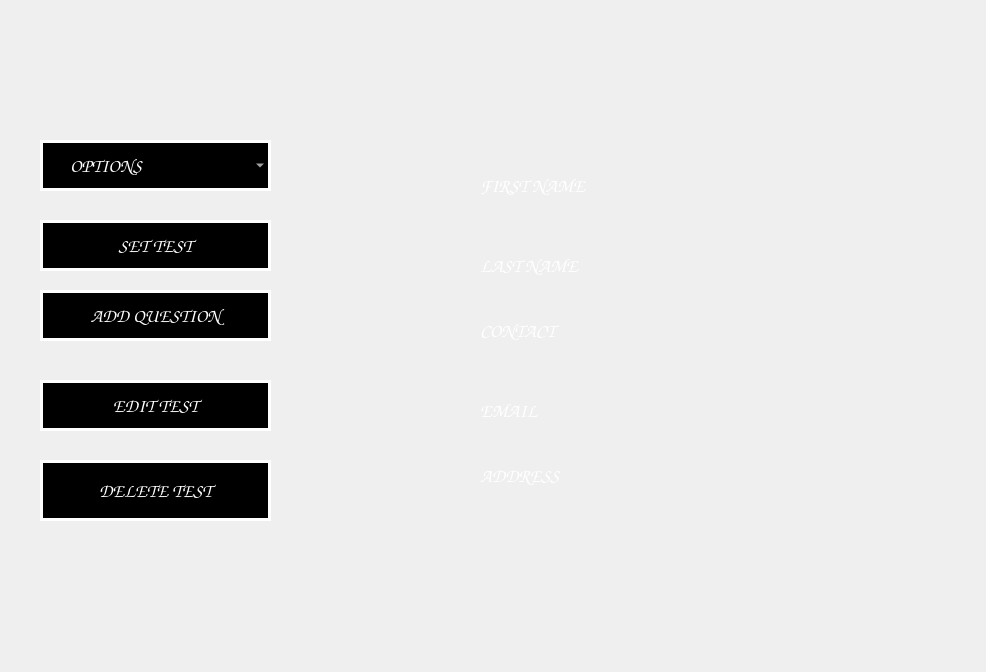
<?xml version="1.0" encoding="UTF-8"?>
<ui version="4.0">
 <class>TeacherProfile</class>
 <widget class="QWidget" name="TeacherProfile">
  <property name="geometry">
   <rect>
    <x>0</x>
    <y>0</y>
    <width>986</width>
    <height>672</height>
   </rect>
  </property>
  <property name="windowTitle">
   <string>TeacherProfile</string>
  </property>
  <widget class="QLabel" name="topLabel">
   <property name="geometry">
    <rect>
     <x>240</x>
     <y>30</y>
     <width>411</width>
     <height>51</height>
    </rect>
   </property>
   <property name="font">
    <font>
     <family>Colonna MT</family>
     <pointsize>26</pointsize>
     <weight>75</weight>
     <bold>true</bold>
    </font>
   </property>
   <property name="styleSheet">
    <string notr="true">color:white;</string>
   </property>
   <property name="text">
    <string/>
   </property>
   <property name="alignment">
    <set>Qt::AlignCenter</set>
   </property>
  </widget>
  <widget class="QPushButton" name="setTestButton">
   <property name="geometry">
    <rect>
     <x>40</x>
     <y>220</y>
     <width>231</width>
     <height>51</height>
    </rect>
   </property>
   <property name="font">
    <font>
     <family>Comic Sans MS</family>
     <pointsize>14</pointsize>
     <weight>75</weight>
     <bold>true</bold>
    </font>
   </property>
   <property name="styleSheet">
    <string notr="true">border-image:none;
color:white;
background-color:inherit;
border:3px solid white;</string>
   </property>
   <property name="text">
    <string>SET TEST</string>
   </property>
  </widget>
  <widget class="QComboBox" name="optionComboBox">
   <property name="geometry">
    <rect>
     <x>40</x>
     <y>140</y>
     <width>231</width>
     <height>51</height>
    </rect>
   </property>
   <property name="font">
    <font>
     <family>Comic Sans MS</family>
     <pointsize>14</pointsize>
     <weight>75</weight>
     <bold>true</bold>
    </font>
   </property>
   <property name="styleSheet">
    <string notr="true">border-image:none;
color:white;
background-color:inherit;
border:3px solid white;</string>
   </property>
   <item>
    <property name="text">
     <string>      OPTIONS</string>
    </property>
   </item>
   <item>
    <property name="text">
     <string>EDIT PROFILE</string>
    </property>
   </item>
   <item>
    <property name="text">
     <string>CHANGE PASSWORD</string>
    </property>
   </item>
   <item>
    <property name="text">
     <string>LOG OUT</string>
    </property>
   </item>
  </widget>
  <widget class="QPushButton" name="editTestButton">
   <property name="geometry">
    <rect>
     <x>40</x>
     <y>380</y>
     <width>231</width>
     <height>51</height>
    </rect>
   </property>
   <property name="font">
    <font>
     <family>Comic Sans MS</family>
     <pointsize>14</pointsize>
     <weight>75</weight>
     <bold>true</bold>
    </font>
   </property>
   <property name="styleSheet">
    <string notr="true">border-image:none;
color:white;
background-color:inherit;
border:3px solid white;</string>
   </property>
   <property name="text">
    <string>EDIT TEST</string>
   </property>
  </widget>
  <widget class="QPushButton" name="deleteTestButton">
   <property name="geometry">
    <rect>
     <x>40</x>
     <y>460</y>
     <width>231</width>
     <height>61</height>
    </rect>
   </property>
   <property name="font">
    <font>
     <family>Comic Sans MS</family>
     <pointsize>14</pointsize>
     <weight>75</weight>
     <bold>true</bold>
    </font>
   </property>
   <property name="styleSheet">
    <string notr="true">border-image:none;
color:white;
background-color:inherit;
border:3px solid white;</string>
   </property>
   <property name="text">
    <string>DELETE TEST</string>
   </property>
  </widget>
  <widget class="QPushButton" name="addQuestionButton">
   <property name="geometry">
    <rect>
     <x>40</x>
     <y>290</y>
     <width>231</width>
     <height>51</height>
    </rect>
   </property>
   <property name="font">
    <font>
     <family>Comic Sans MS</family>
     <pointsize>14</pointsize>
     <weight>75</weight>
     <bold>true</bold>
    </font>
   </property>
   <property name="styleSheet">
    <string notr="true">border-image:none;
color:white;
background-color:inherit;
border:3px solid white;</string>
   </property>
   <property name="text">
    <string>ADD QUESTION</string>
   </property>
  </widget>
  <widget class="QLabel" name="label">
   <property name="geometry">
    <rect>
     <x>480</x>
     <y>170</y>
     <width>151</width>
     <height>31</height>
    </rect>
   </property>
   <property name="font">
    <font>
     <family>Comic Sans MS</family>
     <pointsize>14</pointsize>
     <weight>75</weight>
     <italic>false</italic>
     <bold>true</bold>
    </font>
   </property>
   <property name="styleSheet">
    <string notr="true">color:white;</string>
   </property>
   <property name="text">
    <string>FIRST NAME</string>
   </property>
  </widget>
  <widget class="QLabel" name="label_2">
   <property name="geometry">
    <rect>
     <x>480</x>
     <y>250</y>
     <width>161</width>
     <height>31</height>
    </rect>
   </property>
   <property name="font">
    <font>
     <family>Comic Sans MS</family>
     <pointsize>14</pointsize>
     <weight>75</weight>
     <italic>false</italic>
     <bold>true</bold>
    </font>
   </property>
   <property name="styleSheet">
    <string notr="true">color:white;</string>
   </property>
   <property name="text">
    <string>LAST NAME</string>
   </property>
  </widget>
  <widget class="QLabel" name="label_3">
   <property name="geometry">
    <rect>
     <x>480</x>
     <y>320</y>
     <width>131</width>
     <height>21</height>
    </rect>
   </property>
   <property name="font">
    <font>
     <family>Comic Sans MS</family>
     <pointsize>14</pointsize>
     <weight>75</weight>
     <italic>false</italic>
     <bold>true</bold>
    </font>
   </property>
   <property name="styleSheet">
    <string notr="true">color:white;</string>
   </property>
   <property name="text">
    <string>CONTACT</string>
   </property>
  </widget>
  <widget class="QLabel" name="label_4">
   <property name="geometry">
    <rect>
     <x>480</x>
     <y>400</y>
     <width>161</width>
     <height>21</height>
    </rect>
   </property>
   <property name="font">
    <font>
     <family>Comic Sans MS</family>
     <pointsize>14</pointsize>
     <weight>75</weight>
     <italic>false</italic>
     <bold>true</bold>
    </font>
   </property>
   <property name="styleSheet">
    <string notr="true">color:white;</string>
   </property>
   <property name="text">
    <string>EMAIL</string>
   </property>
  </widget>
  <widget class="QLabel" name="label_5">
   <property name="geometry">
    <rect>
     <x>480</x>
     <y>460</y>
     <width>121</width>
     <height>31</height>
    </rect>
   </property>
   <property name="font">
    <font>
     <family>Comic Sans MS</family>
     <pointsize>14</pointsize>
     <weight>75</weight>
     <italic>false</italic>
     <bold>true</bold>
    </font>
   </property>
   <property name="styleSheet">
    <string notr="true">color:white;</string>
   </property>
   <property name="text">
    <string>ADDRESS</string>
   </property>
  </widget>
  <widget class="QLabel" name="fname">
   <property name="geometry">
    <rect>
     <x>720</x>
     <y>170</y>
     <width>111</width>
     <height>31</height>
    </rect>
   </property>
   <property name="font">
    <font>
     <family>Comic Sans MS</family>
     <pointsize>14</pointsize>
     <weight>75</weight>
     <italic>false</italic>
     <bold>true</bold>
    </font>
   </property>
   <property name="styleSheet">
    <string notr="true">color:white;</string>
   </property>
   <property name="text">
    <string/>
   </property>
  </widget>
  <widget class="QLabel" name="lname">
   <property name="geometry">
    <rect>
     <x>720</x>
     <y>240</y>
     <width>121</width>
     <height>41</height>
    </rect>
   </property>
   <property name="font">
    <font>
     <family>Comic Sans MS</family>
     <pointsize>14</pointsize>
     <weight>75</weight>
     <italic>false</italic>
     <bold>true</bold>
    </font>
   </property>
   <property name="styleSheet">
    <string notr="true">color:white;</string>
   </property>
   <property name="text">
    <string/>
   </property>
  </widget>
  <widget class="QLabel" name="contact">
   <property name="geometry">
    <rect>
     <x>720</x>
     <y>320</y>
     <width>191</width>
     <height>41</height>
    </rect>
   </property>
   <property name="font">
    <font>
     <family>Comic Sans MS</family>
     <pointsize>14</pointsize>
     <weight>75</weight>
     <italic>false</italic>
     <bold>true</bold>
    </font>
   </property>
   <property name="styleSheet">
    <string notr="true">color:white;</string>
   </property>
   <property name="text">
    <string/>
   </property>
  </widget>
  <widget class="QLabel" name="email">
   <property name="geometry">
    <rect>
     <x>720</x>
     <y>400</y>
     <width>271</width>
     <height>41</height>
    </rect>
   </property>
   <property name="font">
    <font>
     <family>Comic Sans MS</family>
     <pointsize>14</pointsize>
     <weight>75</weight>
     <italic>false</italic>
     <bold>true</bold>
    </font>
   </property>
   <property name="styleSheet">
    <string notr="true">color:white;</string>
   </property>
   <property name="text">
    <string/>
   </property>
  </widget>
  <widget class="QLabel" name="address">
   <property name="geometry">
    <rect>
     <x>700</x>
     <y>480</y>
     <width>261</width>
     <height>31</height>
    </rect>
   </property>
   <property name="font">
    <font>
     <family>Comic Sans MS</family>
     <pointsize>14</pointsize>
     <weight>75</weight>
     <italic>false</italic>
     <bold>true</bold>
    </font>
   </property>
   <property name="styleSheet">
    <string notr="true">color:white;</string>
   </property>
   <property name="text">
    <string/>
   </property>
  </widget>
 </widget>
 <layoutdefault spacing="6" margin="11"/>
 <resources/>
 <connections>
  <connection>
   <sender>optionComboBox</sender>
   <signal>currentIndexChanged(int)</signal>
   <receiver>TeacherProfile</receiver>
   <slot>optionsComboBox()</slot>
   <hints>
    <hint type="sourcelabel">
     <x>470</x>
     <y>222</y>
    </hint>
    <hint type="destinationlabel">
     <x>627</x>
     <y>265</y>
    </hint>
   </hints>
  </connection>
  <connection>
   <sender>setTestButton</sender>
   <signal>clicked()</signal>
   <receiver>TeacherProfile</receiver>
   <slot>setTestClicked()</slot>
   <hints>
    <hint type="sourcelabel">
     <x>110</x>
     <y>150</y>
    </hint>
    <hint type="destinationlabel">
     <x>402</x>
     <y>335</y>
    </hint>
   </hints>
  </connection>
  <connection>
   <sender>addQuestionButton</sender>
   <signal>clicked()</signal>
   <receiver>TeacherProfile</receiver>
   <slot>addQuestionClicked()</slot>
   <hints>
    <hint type="sourcelabel">
     <x>110</x>
     <y>235</y>
    </hint>
    <hint type="destinationlabel">
     <x>402</x>
     <y>335</y>
    </hint>
   </hints>
  </connection>
  <connection>
   <sender>editTestButton</sender>
   <signal>clicked()</signal>
   <receiver>TeacherProfile</receiver>
   <slot>editTestClicked()</slot>
   <hints>
    <hint type="sourcelabel">
     <x>110</x>
     <y>330</y>
    </hint>
    <hint type="destinationlabel">
     <x>402</x>
     <y>335</y>
    </hint>
   </hints>
  </connection>
  <connection>
   <sender>deleteTestButton</sender>
   <signal>clicked()</signal>
   <receiver>TeacherProfile</receiver>
   <slot>deleteTestClicked()</slot>
   <hints>
    <hint type="sourcelabel">
     <x>105</x>
     <y>440</y>
    </hint>
    <hint type="destinationlabel">
     <x>402</x>
     <y>335</y>
    </hint>
   </hints>
  </connection>
 </connections>
 <slots>
  <slot>optionsComboBox()</slot>
  <slot>setTestClicked()</slot>
  <slot>editTestClicked()</slot>
  <slot>deleteTestClicked()</slot>
  <slot>addQuestionClicked()</slot>
 </slots>
</ui>
